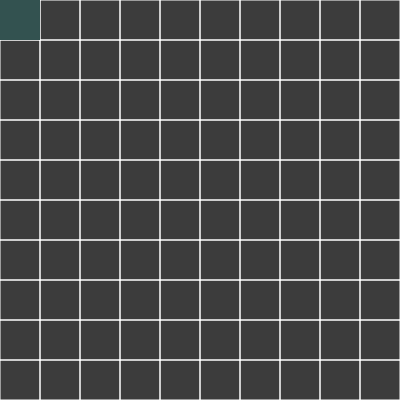
Frame 1 (no input)
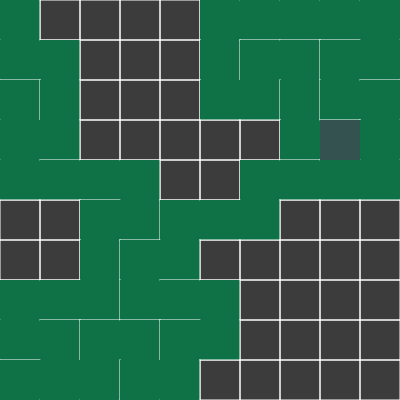
Frame 60 (no input)
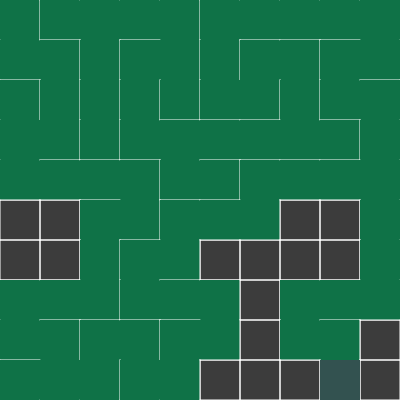
Frame 120 (the mouse pressed at the canvas centre since frame 60)

The p5.js sketch that drew these frames (run headless with seeded random() and noise() and a simulated clock; from frame 60 on, the mouse is pressed at the canvas centre):

// p5.js sketch
// ── sketch.js

/**
 * using randomized depth-first search
 * https://en.wikipedia.org/wiki/Maze_generation_algorithm
 */


let columns, rows; 
let w = 40; // width and height of a cell, changes also numbers of cells
let grid ;
let currentCell;
let stack = [];


function setup() {
    createCanvas(400, 400);
    columns = width/w;
    rows = height/w;

    // creating grid with 2d array
    grid = new Array(columns);
    for (let index = 0; index < grid.length; index++) {
      grid[index] = new Array(rows);
    }

    // filling the grid with cells
    for (let i = 0; i < rows; i++) {
      for (let j = 0; j < columns; j++) {
        let cell = new Cell(i, j);
        grid[i][j] = cell;
      }      
      
    }

    currentCell = grid[0][0];
  }
  





  function draw() {
    background(60);                             // background (color)
    //frameRate(5)

  // draw grid
  for (let i = 0; i < grid.length; i++) {
    for (let j = 0; j < grid.length; j++) {
    grid[i][j].show();
    }
  }
    currentCell.visited = true;                 // mark currentcell as visited
    currentCell.highlight();
    let next = currentCell.selectNeighbor();    // select neighbor of currentCell


    if (next) {

      next.visited = true;

      stack.push(currentCell);

      removeWall(currentCell, next);
      currentCell = next;
    } else if (stack.length > 0) {

      currentCell = stack.pop();;


    }                     

    

  }
  

  


function removeWall( srcWall, destWall) {
  if (srcWall.i > destWall.i && srcWall.j == destWall.j) {      // to top
    srcWall.walls[0] = false;
    destWall.walls[2] = false;
  }

  if (srcWall.i == destWall.i && srcWall.j < destWall.j) {      // to right
    srcWall.walls[1] = false;
    destWall.walls[3] = false;
  }

  if (srcWall.i < destWall.i && srcWall.j == destWall.j) {      // to bottom
    srcWall.walls[2] = false;
    destWall.walls[0] = false;
  }
  
  if (srcWall.i == destWall.i && srcWall.j > destWall.j) {      // to left
    srcWall.walls[3] = false;
    destWall.walls[1] = false;
  }

}














// ── cell.js
 /**           OBJECT  
   *        
   * @param { column number } i 
   * @param { row number } j
   */
  function Cell(i, j) {
    this.i = i;                                 // position
    this.j = j;                                 // position
    this.walls = [true, true, true, true];      // top, right, bottom, left
    this.visited = false;                       // mark cell as visited





    /**
     * highlight current cell in another color
     */
    this.highlight = function() {
      let x = this.j * w;
      let y = this.i * w;
      noStroke();
      fill(51, 82, 80);
        square(x, y, w);
    }



    /**         METHOD
     * 
     * draws the walls of the cell as lines
     */
    this.show = function () {
      let x = this.j*w;  // x position
      let y = this.i*w;  // y position

      stroke(255);                                    // color of outlines (walls)

      if (this.walls[0]) {
        line(x        , y        , x + w   , y);        // top wall
      }
    
      if (this.walls[1]) {
        line(x + w    , y        , x + w   , y + w);    // right wall
      }

      if (this.walls[2]) {
        line(x + w    , y + w    , x       , y + w);    // bottom wall
      }
      
      if (this.walls[3]) {
        line(x        , y + w    , x       , y);        // left wall
      }

           
      if (this.visited) {  
        noStroke();                   // if cell is visited, color green
        fill(15, 114, 71);
        square(x, y, w);

      }
    }



    /**         METHOD
     * 
     *  this method returns a random neighbor from the cell, 
     * which hasnt been visited yet
     */
    this.selectNeighbor = function () {
      let neighbors = [];                                             // neighbors array to pick from randomly

      let top, right, bottom, left;
      
      if (i - 1 >= 0 && !grid[i - 1] [j].visited) {
        top = grid[i - 1] [j];
        neighbors.push(top);                              // pushing top cell
      }

      if (j + 1 < rows && !grid[i] [j + 1].visited) {
        right = grid[i] [j + 1];
        neighbors.push(right);                                 // pushing right cell
      }

      if (i + 1 < columns && !grid[i + 1] [j].visited) {
        bottom = grid[i + 1] [j];
        neighbors.push(bottom);                              // pushing bottom cell
      }

      if (j - 1 >= 0 && !grid[i] [j - 1].visited) {
        left = grid[i] [j - 1];
        neighbors.push(left);                              // pushing left cell
      }

      if (neighbors.length > 0) {                                     // check if neighbors exist
        let r = floor(random(0, neighbors.length));                   // choose a random number in range of neighbo.length
       
        return neighbors[r];                                          // return random neighbor
      } else {
        return undefined;                                             // else return undefined
      }
    }



  };
